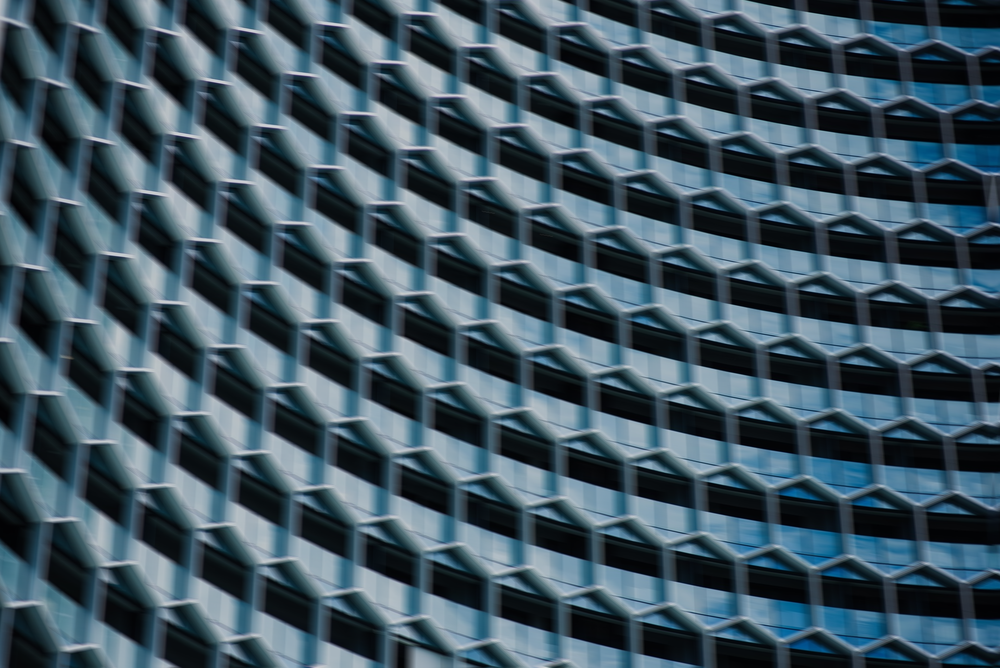
#> input picture pic_manually_blurred/motion/hexagon_building_1/blurred_hexagon_building.png, 1000 x 668 px, shrunk from 1920 x 1282 before the run
$ python LucyRichardson_filter.py
#> lines starting #> are read from the running program, lines starting #| are printed output that depends on the picture
import cv2
import numpy as np
import matplotlib.pyplot as plt
from skimage import restoration, img_as_float


# Constants
Imagepath = '../pic_manually_blurred/motion/hexagon_building_1/blurred_hexagon_building.png'
number_of_iterations = 30  # Number of iterations for Lucy-Richardson deconvolution

# Kernel definitions
def create_kernels():
    # 1. Identity Kernel (No Blur)
    identity_kernel = np.ones((5, 5))  # Simple 5x5 kernel of ones
    identity_kernel /= identity_kernel.sum()  # Normalize the kernel

    # 2. Gaussian Kernel
    gaussian_kernel = cv2.getGaussianKernel(5, 1)  # Create a 5x5 Gaussian kernel
    gaussian_kernel = gaussian_kernel @ gaussian_kernel.T  # Make it 2D by matrix multiplication

    # 3. Random Kernel (for blind deconvolution)
    random_kernel = np.random.rand(5, 5)  # Random values in a 5x5 matrix
    random_kernel /= random_kernel.sum()  # Normalize the kernel

    # 4. Motion Blur Kernel
    kernel_size = 5  # Size of the blur kernel
    motion_blur_kernel = np.zeros((kernel_size, kernel_size))
    motion_blur_kernel[int((kernel_size - 1) / 2), :] = np.ones(kernel_size)  # Horizontal motion blur
    motion_blur_kernel /= kernel_size  # Normalize the kernel

    return identity_kernel, gaussian_kernel, random_kernel, motion_blur_kernel

def denoise_image(image):
    # Apply Non-Local Means Denoising
    denoised_nlm = cv2.fastNlMeansDenoising(image, None, h=10, templateWindowSize=7, searchWindowSize=21)

    # Apply Median Filtering if needed
    denoised_median = cv2.medianBlur(image, ksize=5)

    # Apply Gaussian Blur if needed
    denoised_gaussian = cv2.GaussianBlur(image, (5, 5), sigmaX=1)

    # Display results for comparison
    plt.figure(figsize=(20, 10))

    plt.subplot(2, 2, 1)
    plt.imshow(image, cmap='gray')
    plt.title('Original Noisy Image')
    plt.axis('off')

    plt.subplot(2, 2, 2)
    plt.imshow(denoised_nlm, cmap='gray')
    plt.title('Denoised (Non-Local Means)')
    plt.axis('off')

    plt.subplot(2, 2, 3)
    plt.imshow(denoised_median, cmap='gray')
    plt.title('Denoised (Median Filter)')
    plt.axis('off')

    plt.subplot(2, 2, 4)
    plt.imshow(denoised_gaussian, cmap='gray')
    plt.title('Denoised (Gaussian Blur)')
    plt.axis('off')

    plt.show()

    chosen_denoised_image = input(
        """Choose the denoised image to use for deconvolution:
        1. Non-Local Means Denoising
        2. Median Filtering
        3. Gaussian Blur
        Enter 1, 2, or 3:
        """)  # You can choose any of the denoised images

    if chosen_denoised_image == '1':
        return denoised_nlm
    elif chosen_denoised_image == '2':
        return denoised_median
    elif chosen_denoised_image == '3':
        return denoised_gaussian
    else:
        print("Invalid choice. Using Non-Local Means Denoising by default.")
        return denoised_nlm

def prepare_image(image_path):
    # Load the image
    image = cv2.imread(image_path)
#> image is the input picture: shape (668, 1000, 3); mean B, G, R 95.7, 83.6, 62.8
    imageRGB = cv2.cvtColor(image, cv2.COLOR_BGR2RGB)

    # Convert the image to grayscale
    imageGray = cv2.cvtColor(image, cv2.COLOR_RGB2GRAY)
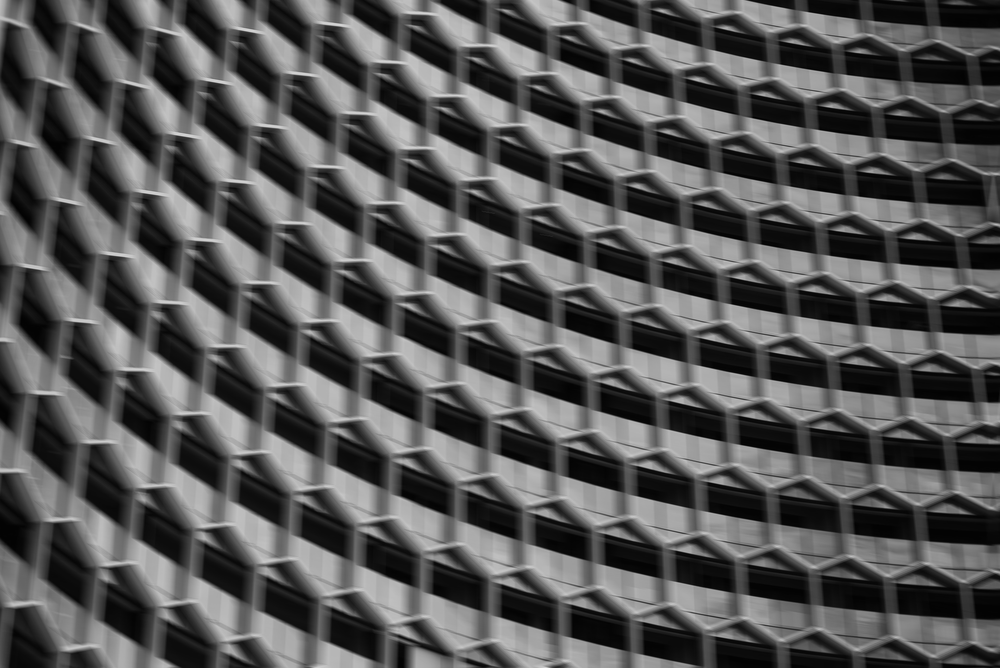
#> imageGray: shape (668, 1000); min 1, max 215, mean 84.8

    # Denoise the image
    denoiseImage = denoise_image(imageGray)
#> in denoise_image, `plt.show()`:
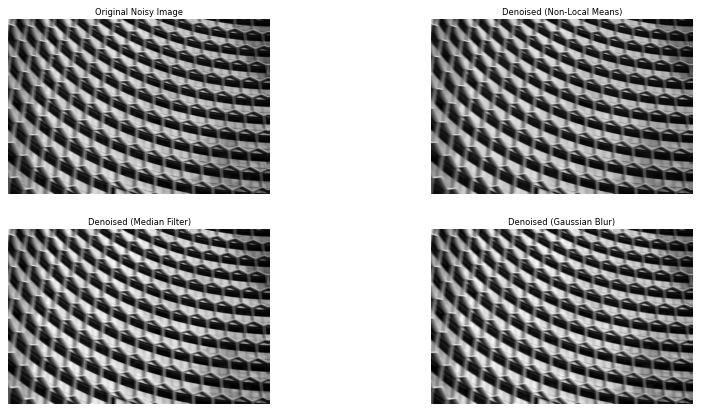
#> figure drawn by matplotlib, 4 panels
#> the answer given: ../pic_manually_blurred/motion/hexagon_building_1/blurred_hexagon_building.png

    # Enhance the image using histogram equalization
    imageGray_eq = cv2.equalizeHist(denoiseImage)
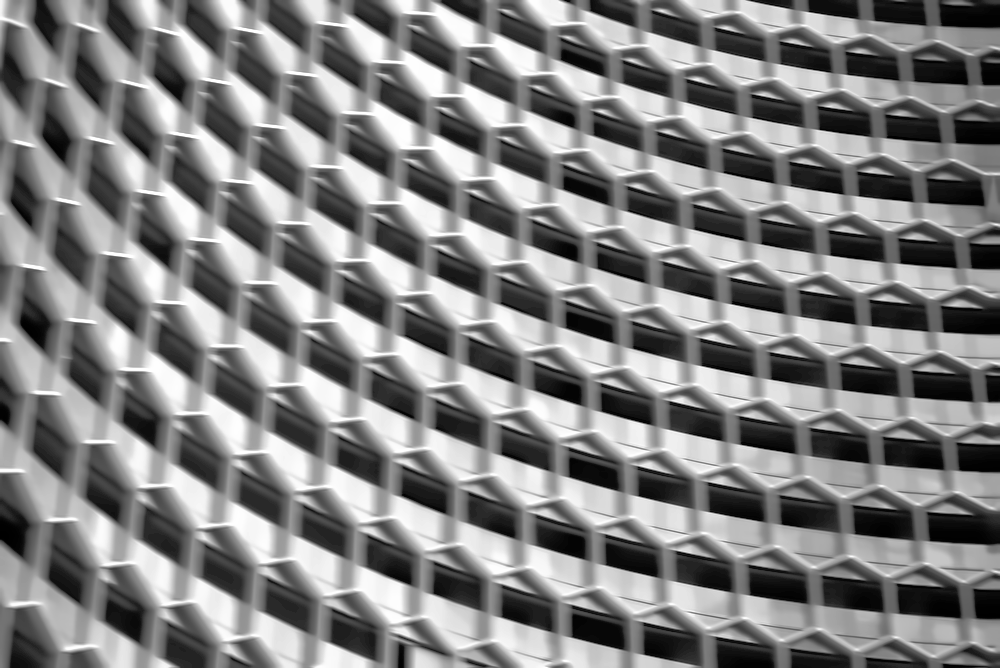
#> imageGray_eq: shape (668, 1000); min 0, max 255, mean 128.4

    # Prepare image for deconvolution
    image_float = img_as_float(imageGray_eq)

    return imageGray, image_float

def lucy_richardson_deconvolution(image_float, kernel):
    # Perform Lucy-Richardson deconvolution
    restored_image = restoration.richardson_lucy(image_float, kernel, num_iter=number_of_iterations)

    # Convert the restored image back to uint8 for displaying
    restored_image = np.uint8(np.clip(restored_image * 255, 0, 255))

    return restored_image

def sharpen_image(image):
    """
    Apply sharpening to the image using an unsharp mask.
    """
    kernel = np.array([[0, -1, 0],
                       [-1, 5,-1],
                       [0, -1, 0]])  # Simple sharpening kernel
    return cv2.filter2D(image, -1, kernel)

def smooth_image(image, kernel_size=5):
    """
    Apply smoothing (Gaussian blur) to the image.
    """
    return cv2.GaussianBlur(image, (kernel_size, kernel_size), 0)

# Main processing function
def main(file_path):

    # Prepare image for deconvolution
    imageGray, image_float = prepare_image(file_path)

    # Create different kernels
    identity_kernel, gaussian_kernel, random_kernel, motion_blur_kernel = create_kernels()

    # List of kernels
    kernels = {
        "Identity Kernel": identity_kernel,
        "Gaussian Kernel": gaussian_kernel,
        "Motion Blur Kernel": motion_blur_kernel,
        "Random Kernel": random_kernel
    }

    # Perform deblurring with each kernel
    restored_images = {}
    for kernel_name, kernel in kernels.items():
        restored_image = lucy_richardson_deconvolution(image_float, kernel)
        restored_images[kernel_name] = restored_image
#> this loop made 4 passes
#> pass 1, in lucy_richardson_deconvolution, `restored_image = restoration.richardson_lucy(image_float, kernel, num_..`:
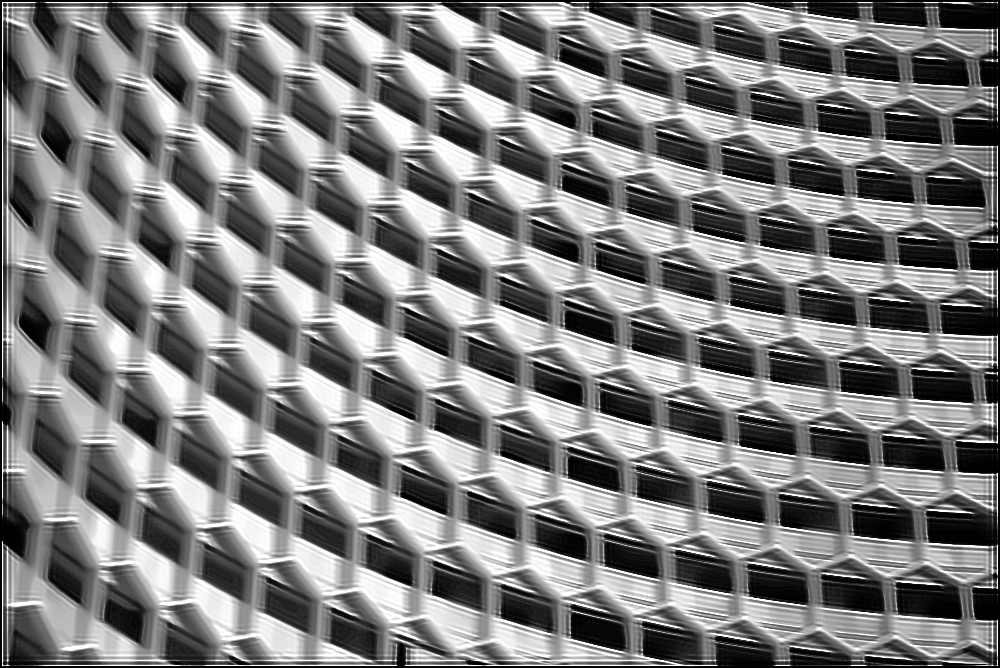
#> restored_image: shape (668, 1000) float64; min 0, max 1, mean 0.488
#> after the loop, restored_images = 4 items

    # Display original and deblurred images
    plt.figure(figsize=(10, 10))

    # Subplot for the original image
    plt.subplot(2, 3, 1)
    plt.imshow(imageGray, cmap='gray')
    plt.title('Original Blurred Image')
    plt.axis('off')

    # Subplots for restored images using different kernels
    for i, (kernel_name, restored_image) in enumerate(restored_images.items(), start=2):
        plt.subplot(2, 3, i)
        plt.imshow(restored_image, cmap='gray')
        plt.title(f'Restored Image ({kernel_name})')
        plt.axis('off')
#> this loop made 4 passes
#> kernel_name on passes 1 to 4: 'Identity Kernel', 'Gaussian Kernel', 'Motion Blur Kernel', 'Random Kernel'

    plt.tight_layout()
    plt.show()
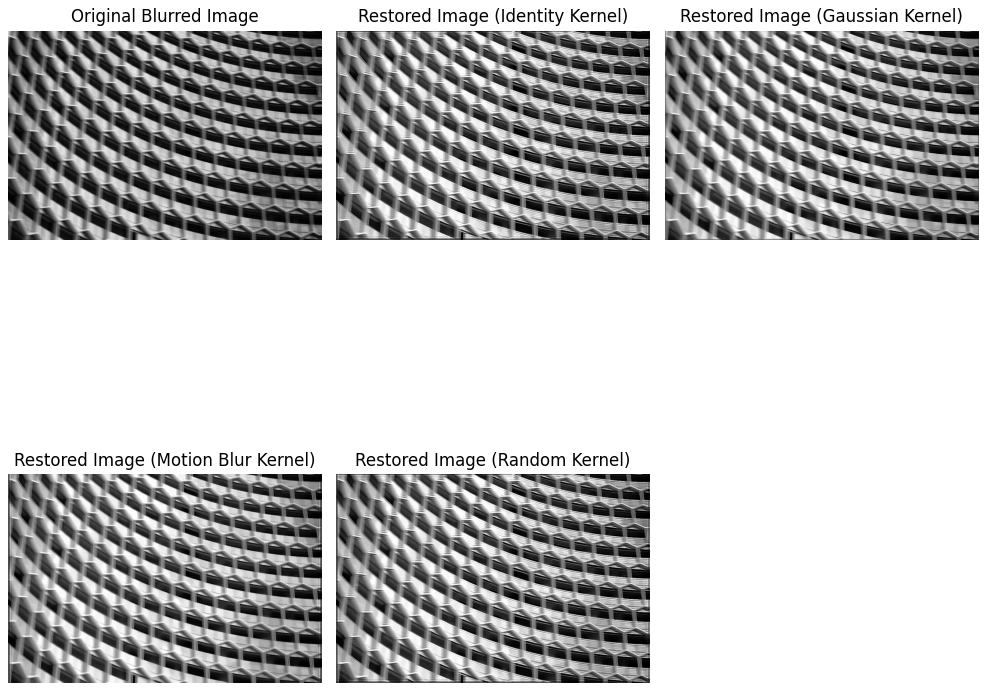
#> figure drawn by matplotlib, 5 panels

    sharpen_images = {}
    # Sharpen the restored image
    for i in restored_images:
        sharpen_images[i] = sharpen_image(restored_images[i])
#> this loop made 4 passes
#> after the loop, sharpen_images = 4 items
    # Display original and deblurred images
    plt.figure(figsize=(10, 10))

    # Subplot for the original image
    plt.subplot(2, 3, 1)
    plt.imshow(imageGray, cmap='gray')
    plt.title('Original Blurred Image')
    plt.axis('off')

    # Subplots for restored images using different kernels
    for i, (kernel_name, sharpen_images) in enumerate(sharpen_images.items(), start=2):
        plt.subplot(2, 3, i)
        plt.imshow(sharpen_images, cmap='gray')
        plt.title(f'Restored And Sharpen ({kernel_name})')
        plt.axis('off')

    plt.tight_layout()
    plt.show()
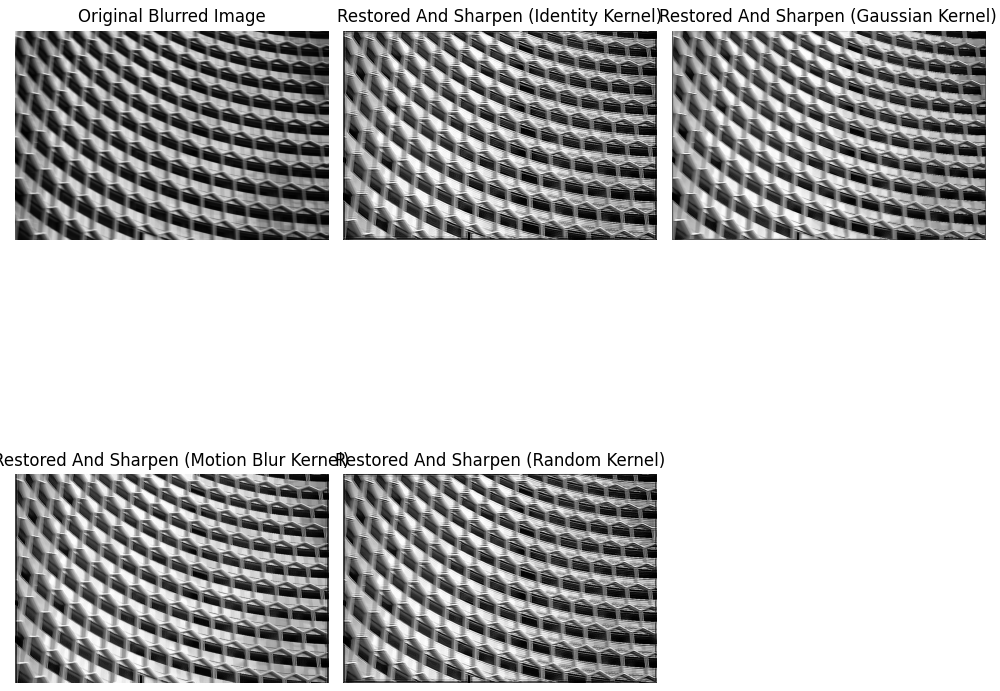
#> figure drawn by matplotlib, 5 panels

# Run the main function
if __name__ == "__main__":
    main(Imagepath)
